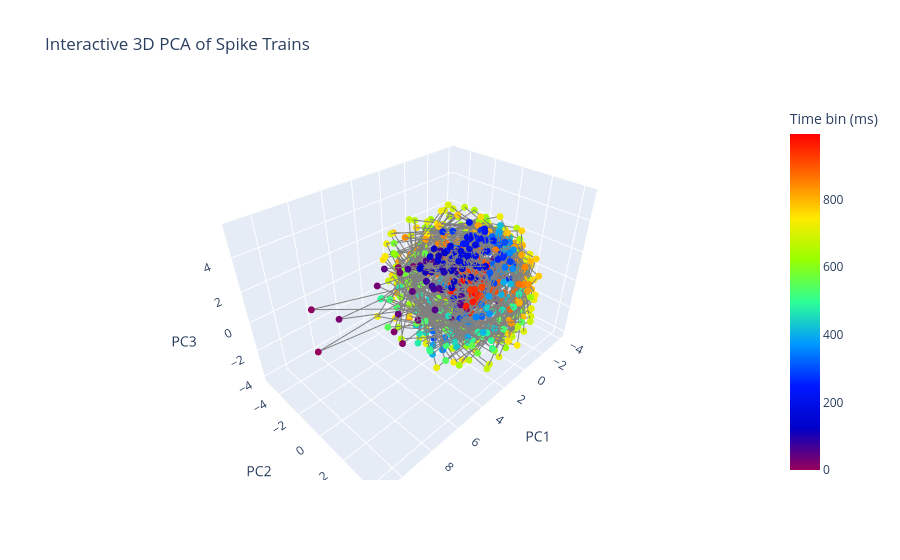

The code cell stored with this chart in its notebook:
### Code cell
import pandas as pd
import numpy as np
from sklearn.decomposition import PCA
import plotly.graph_objects as go

# ========= Step 1. 读取 CSV =========
df = pd.read_csv("/Users/haotianli/Code/ZhouLab/data_folder/brunel_1000neuron_1000ms.csv")

# ========= Step 2. 构建 spike matrix =========
time_min = int(np.floor(df['times'].min()))
time_max = int(np.ceil(df['times'].max()))

neurons = sorted(df['senders'].unique())
neuron_index = {nid: i for i, nid in enumerate(neurons)}

spike_matrix = np.zeros((time_max - time_min + 1, len(neurons)))
for _, row in df.iterrows():
    t = int(round(row['times'])) - time_min
    n = neuron_index[row['senders']]
    spike_matrix[t, n] += 1

# ========= Step 3. PCA =========
pca = PCA(n_components=3)
spike_pca = pca.fit_transform(spike_matrix)

# ========= Step 4. Plotly 交互式 3D Trace =========
fig = go.Figure()

fig.add_trace(go.Scatter3d(
    x=spike_pca[:,0],
    y=spike_pca[:,1],
    z=spike_pca[:,2],
    mode='lines+markers',
    marker=dict(
        size=4,
        color=list(range(spike_pca.shape[0])),
        colorscale='Rainbow',
        colorbar=dict(title="Time bin (ms)")
    ),
    line=dict(color='gray', width=2),
    text=[f"Time bin: {t}" for t in range(spike_pca.shape[0])],
    hoverinfo="text"
))

fig.update_layout(
    title="Interactive 3D PCA of Spike Trains",
    scene=dict(
        xaxis_title="PC1",
        yaxis_title="PC2",
        zaxis_title="PC3"
    )
)

fig.show()

### Figure 1 — Plotly figure (JSON) as saved in the notebook; plotly's stock layout.template omitted (floating-point values rounded to 4 significant figures; data arrays with more than 128 entries replaced by an {"elided": "..."} marker saying what was removed)
{"data": [{"hoverinfo": "text", "line": {"color": "gray", "width": 2}, "marker": {"color": {"elided": "994 int values"}, "colorbar": {"title": {"text": "Time bin (ms)"}}, "colorscale": [[0, "rgb(150,0,90)"], [0.125, "rgb(0,0,200)"], [0.25, "rgb(0,25,255)"], [0.375, "rgb(0,152,255)"], [0.5, "rgb(44,255,150)"], [0.625, "rgb(151,255,0)"], [0.75, "rgb(255,234,0)"], [0.875, "rgb(255,111,0)"], [1, "rgb(255,0,0)"]], "size": 4}, "mode": "lines+markers", "text": {"elided": "994 str values"}, "type": "scatter3d", "x": {"elided": "994 float values"}, "y": {"elided": "994 float values"}, "z": {"elided": "994 float values"}}], "layout": {"scene": {"xaxis": {"title": {"text": "PC1"}}, "yaxis": {"title": {"text": "PC2"}}, "zaxis": {"title": {"text": "PC3"}}}, "title": {"text": "Interactive 3D PCA of Spike Trains"}}}
